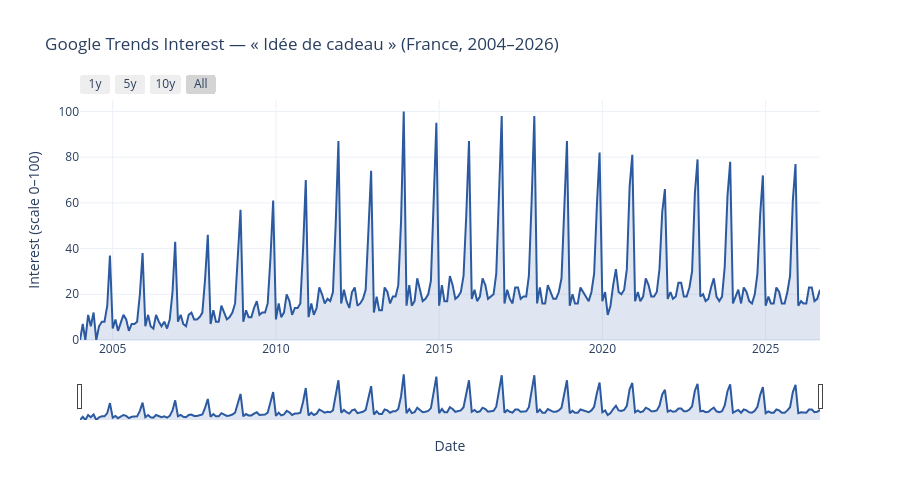

Here is the notebook cell this chart was saved with:
### Markdown cell above
## Dataset visualization

The cell below loads the Google Trends CSV and displays an **interactive** chart of monthly interest for the query **« Idée de cadeau »** in France.

You can **zoom** (scroll or box-select), **pan**, and use the **range slider** under the chart to focus on a specific period. Double-click to reset the view.

### Code cell
import pandas as pd
import plotly.graph_objects as go

# Load the dataset
df = pd.read_csv(
    "time_series_FR_20040101-0100_20261001-1602.csv",
    parse_dates=["Time"],
)
df = df.rename(columns={"Time": "Date", "Idée de cadeau": "Interest"})
df = df.set_index("Date")

# Interactive plot (zoom, pan, period selection)
fig = go.Figure()

fig.add_trace(
    go.Scatter(
        x=df.index,
        y=df["Interest"],
        mode="lines",
        name="Interest",
        line=dict(color="#2c5aa0", width=2),
        fill="tozeroy",
        fillcolor="rgba(44, 90, 160, 0.15)",
        hovertemplate="Date: %{x|%Y-%m}<br>Interest: %{y}<extra></extra>",
    )
)

fig.update_layout(
    title="Google Trends Interest — « Idée de cadeau » (France, 2004–2026)",
    hovermode="x unified",
    template="plotly_white",
    height=500,
    yaxis=dict(title="Interest (scale 0–100)", range=[0, 105]),
    xaxis=dict(
        title="Date",
        rangeslider=dict(visible=True),
        rangeselector=dict(
            buttons=[
                dict(count=1, label="1y", step="year", stepmode="backward"),
                dict(count=5, label="5y", step="year", stepmode="backward"),
                dict(count=10, label="10y", step="year", stepmode="backward"),
                dict(step="all", label="All"),
            ]
        ),
    ),
)

fig.show()

print(f"Period: {df.index.min().strftime('%Y-%m')} → {df.index.max().strftime('%Y-%m')}")
print(f"Number of observations: {len(df)}")
print(f"Average interest: {df['Interest'].mean():.1f}")
print(f"Max interest: {df['Interest'].max()} ({df['Interest'].idxmax().strftime('%Y-%m')})")

### Figure 1 — Plotly figure (JSON) as saved in the notebook; plotly's stock layout.template omitted (floating-point values rounded to 4 significant figures; data arrays with more than 128 entries replaced by an {"elided": "..."} marker saying what was removed)
{"data": [{"fill": "tozeroy", "fillcolor": "rgba(44, 90, 160, 0.15)", "hovertemplate": "Date: %{x|%Y-%m}<br>Interest: %{y}<extra></extra>", "line": {"color": "#2c5aa0", "width": 2}, "mode": "lines", "name": "Interest", "type": "scatter", "x": {"elided": "273 str values"}, "y": {"elided": "273 int values"}}], "layout": {"height": 500, "hovermode": "x unified", "title": {"text": "Google Trends Interest — « Idée de cadeau » (France, 2004–2026)"}, "xaxis": {"rangeselector": {"buttons": [{"count": 1, "label": "1y", "step": "year", "stepmode": "backward"}, {"count": 5, "label": "5y", "step": "year", "stepmode": "backward"}, {"count": 10, "label": "10y", "step": "year", "stepmode": "backward"}, {"label": "All", "step": "all"}]}, "rangeslider": {"visible": true}, "title": {"text": "Date"}}, "yaxis": {"range": [0, 105], "title": {"text": "Interest (scale 0–100)"}}}}
